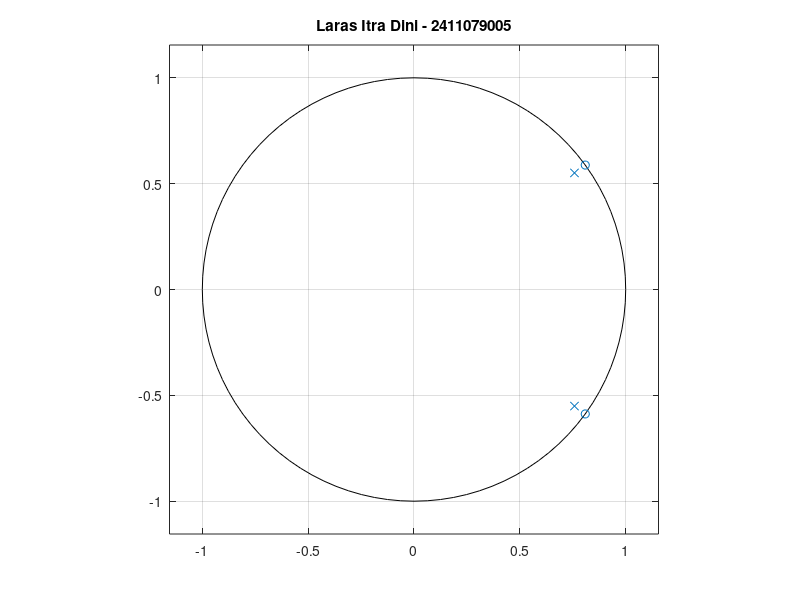

Write the MATLAB code that produced this figure.
%Laras Itra Dini
n2 = [1 -1.618 1]
d2 = [1 -1.5161 0.878]
roots(n2)
roots(d2)
zplane(n2,d2)
title('Laras Itra Dini - 2411079005');